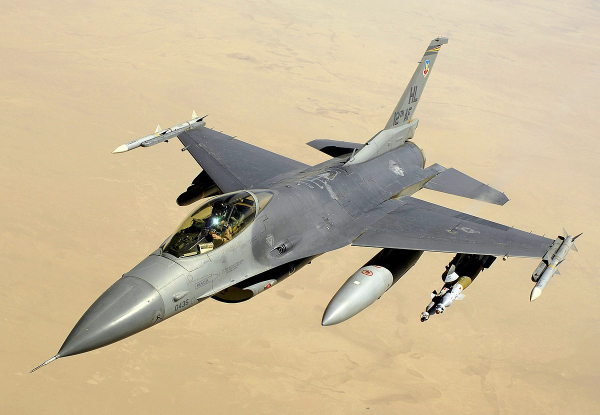
#> input picture 3.jpg, 1200 x 829 px (shown at 1/2 size)
$ python frame_and_text.py
#> lines starting #> are read from the running program, lines starting #| are printed output that depends on the picture
import cv2
# อ่านภาพ
img = cv2.imread('3.jpg')
#> img is the input picture: shape (829, 1200, 3); mean B, G, R 151.8, 182.6, 198.9
# ตรวจสอบว่าภาพถูกโหลดสำเร็จหรือไม่
if img is None:
    print("ข้อผิดพลาด: ไม่สามารถโหลดภาพได้")
    exit()
# วาดสี่เหลี่ยม
cv2.rectangle(img, (20, 20), (400, 400), (25, 255, 0), 2)
# ใส่ข้อความ
cv2.putText(
    img,                         # ภาพ
    "wow!",                      # ข้อความ
    (50, 50),                    # ตำแหน่งข้อความ (x, y)
    cv2.FONT_HERSHEY_SIMPLEX,    # ฟอนต์
    1,                           # ขนาดฟอนต์
    (0, 255, 255),               # สีข้อความ (เหลือง)
    2,                           # ความหนา
    cv2.LINE_AA                  # Line type
)
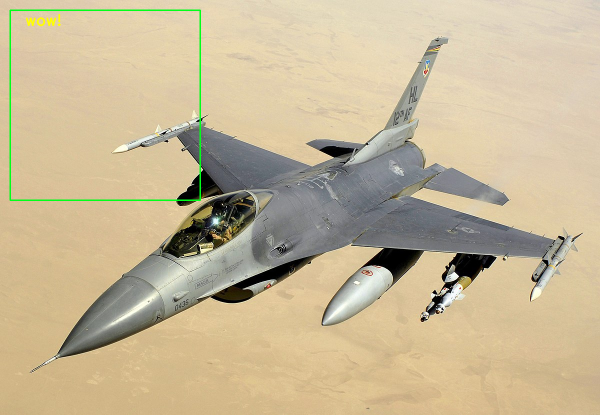
#> img: shape (829, 1200, 3) (shown at 1/2 size); mean B, G, R 151.1, 183, 198
# แสดงผลภาพ
cv2.imshow("output", img)
# รอการกดปุ่ม 'e' เพื่อปิดหน้าต่าง
while True:
    if cv2.waitKey(1) & 0xFF == ord('e'):
#> (key e is pressed here)
        break
# ปิดหน้าต่างทั้งหมด
cv2.destroyAllWindows()
